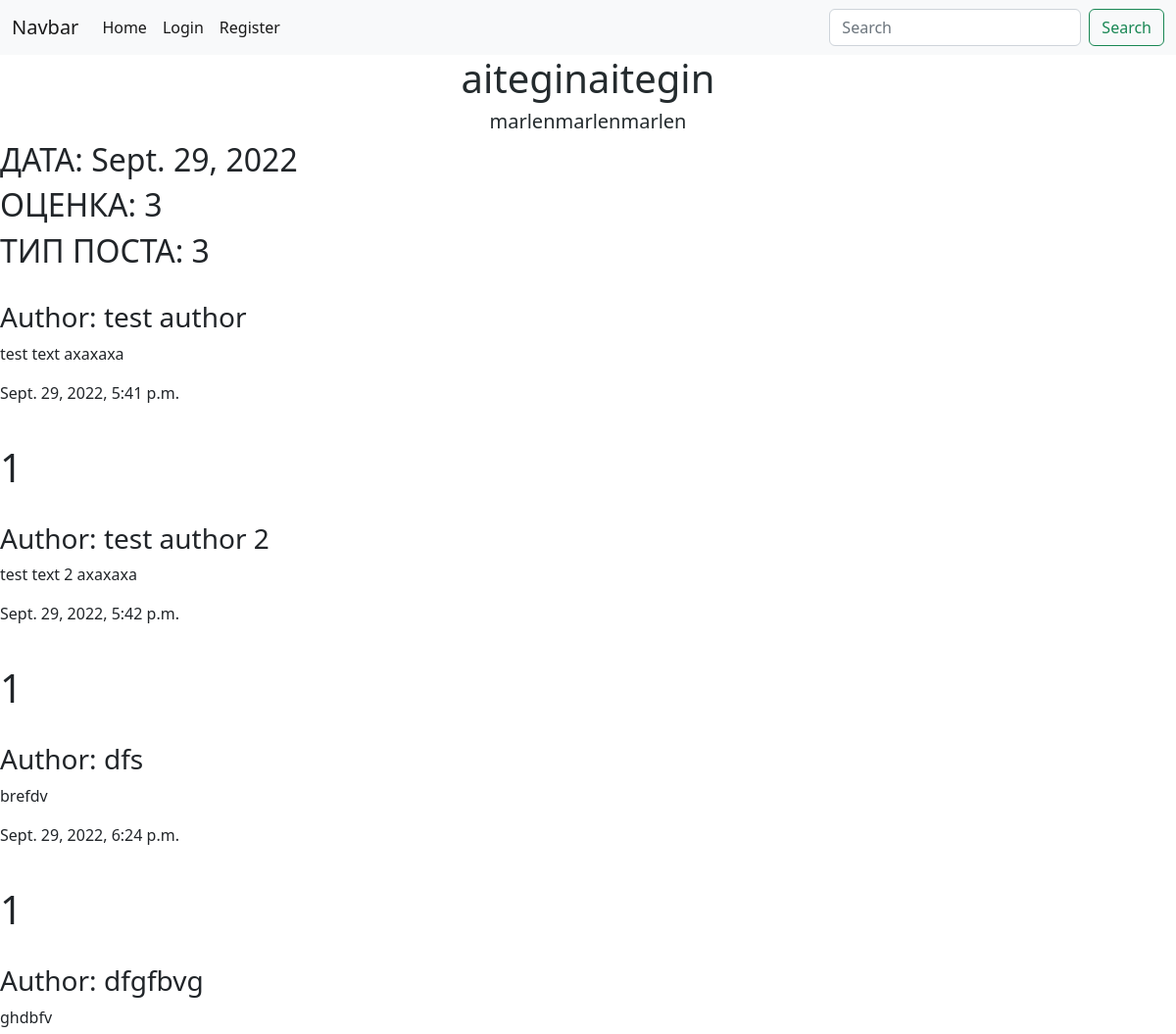
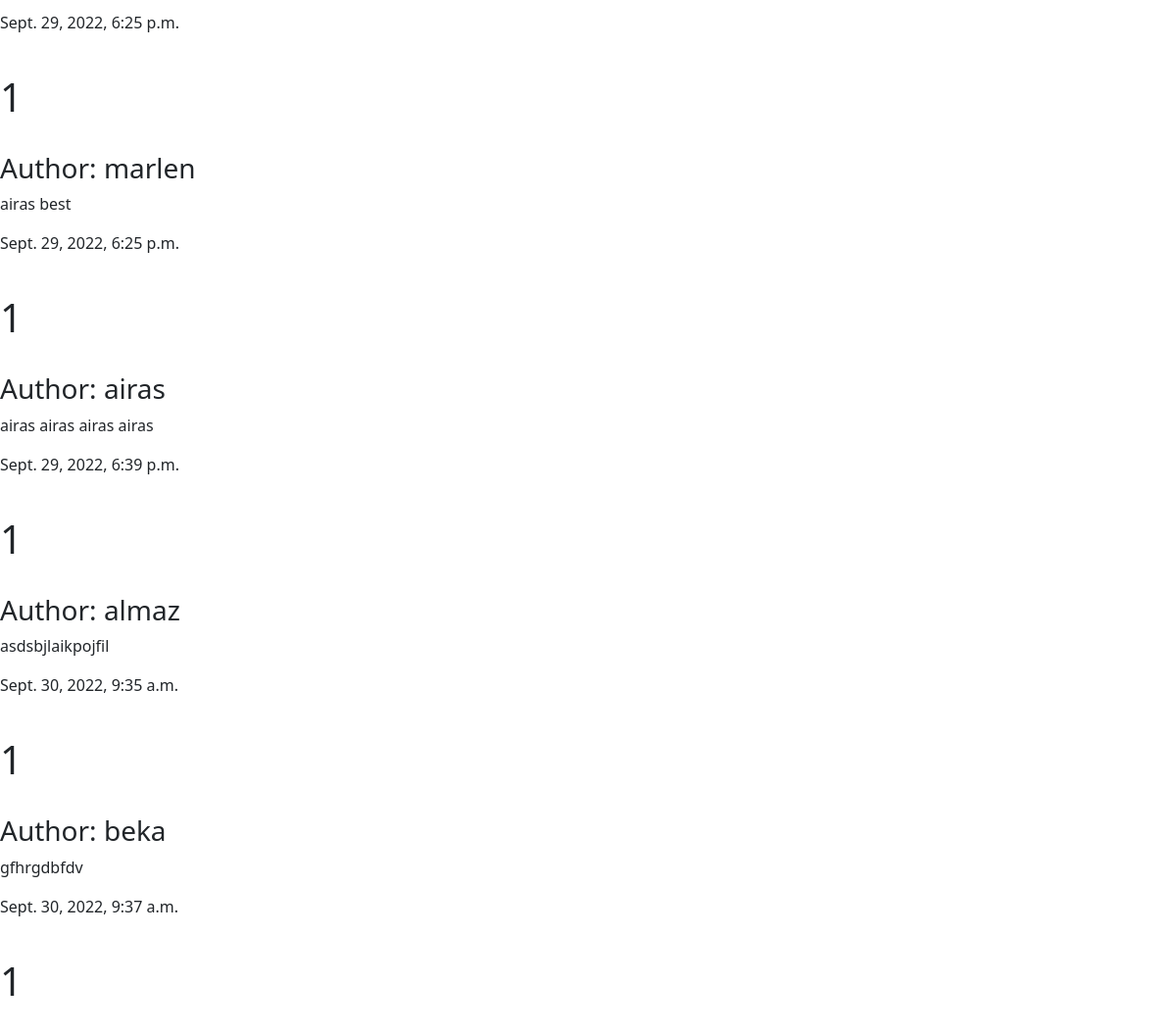
The app's page /posts/1/ with its own data (2 pictures, top to bottom).
### posts/models.py (models this page shows, shortened)
class Post(models.Model):
    title = models.CharField(max_length=100)
    description = models.TextField()
    date = models.DateField(auto_now_add=True, blank=True, null=True)
    stars = models.IntegerField(null=True)
    type = models.IntegerField(choices=POST_TYPE_CHOICES, null=True)
    image = models.ImageField(upload_to='post_images', null=True, blank=True)

class Comment(models.Model):
    author = models.CharField(max_length=100)
    text = models.TextField()
    created_date = models.DateTimeField(auto_now_add=True)
    post = models.ForeignKey(Post, on_delete=models.CASCADE, null=False)

### posts/views.py (the view, shortened to what this page needs)
# urls.py: path('posts/<int:id>/', post_detail),
def post_detail(request, id):
    if request.method == 'GET':
        post = Post.objects.get(id=id)
        comments = Comment.objects.filter(post=post)
        data = {
            'post': post,
            'comments': comments,
            "post_form": CommentForm,
            "id": id,
            'user': get_user_from_request(request)
        }
        return render(request, 'detail.html', context=data)

### posts/views.py (called while the page is built)
def get_user_from_request(request):
    return request.user if not request.user.is_anonymous else None

### templates/detail.html (shortened to what this page needs)
{% extends 'main.html' %}
{% block post %}
    <div class="post_block">
        <h1>{{ post.title }}</h1>
        <h5>{{ post.description }}</h5>
        <h2>ДАТА: {{ post.date }}</h2>
        <h2>ОЦЕНКА: {{ post.stars }}</h2>
        <h2>ТИП ПОСТА: {{ post.type }}</h2>
    </div>
    <br>
    <div class="comments">
        {% for comment in comments %}
            <div class="comment_block">
                <h3>Author: {{ comment.author }}</h3>
                <p>{{ comment.text }}</p>
                <p>{{ comment.created_date }}</p>
                <br>
                <h1>{{ comment.post_id }}</h1>
                <br>
            </div>
        {% endfor %}
    </div>
{% endblock %}

### templates/detail.html (style rules this page uses)
.post_block h1 { text-align: center; color: #242b2e; }
.post_block h5 { text-align: center; color: #242b2e; }

### records on screen
Post: title "aiteginaitegin", description "marlenmarlenmarlen", date "Sept. 29, 2022", stars "3", type "3"
Comment: author "test author", text "test text axaxaxa", created_date "Sept. 29, 2022, 5:41 p.m.", post_id "1"
Comment: author "test author 2", text "test text 2 axaxaxa", created_date "Sept. 29, 2022, 5:42 p.m.", post_id "1"
Comment: author "dfs", text "brefdv", created_date "Sept. 29, 2022, 6:24 p.m.", post_id "1"
Comment: author "dfgfbvg", text "ghdbfv", created_date "Sept. 29, 2022, 6:25 p.m.", post_id "1"
Comment: author "marlen", text "airas best", created_date "Sept. 29, 2022, 6:25 p.m.", post_id "1"
Comment: author "airas", text "airas airas airas airas", created_date "Sept. 29, 2022, 6:39 p.m.", post_id "1"
Comment: author "almaz", text "asdsbjlaikpojfil", created_date "Sept. 30, 2022, 9:35 a.m.", post_id "1"
Comment: author "beka", text "gfhrgdbfdv", created_date "Sept. 30, 2022, 9:37 a.m.", post_id "1"
